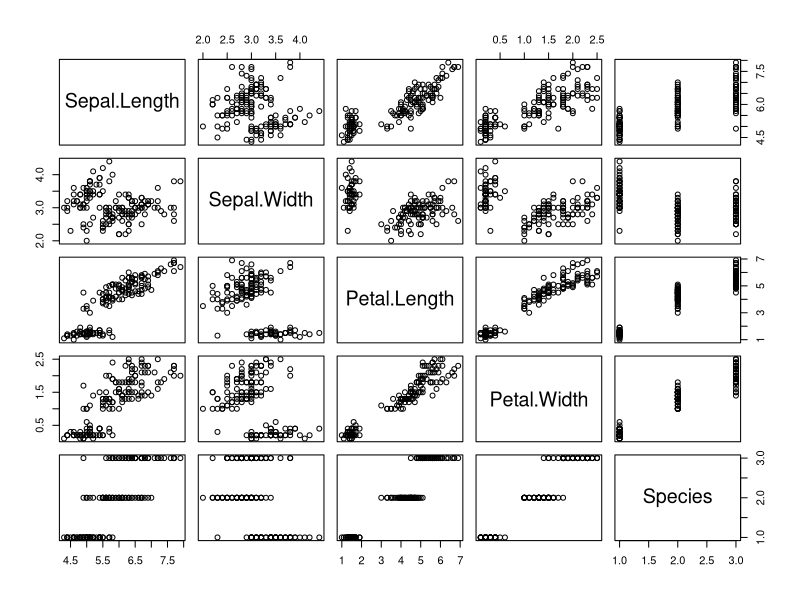
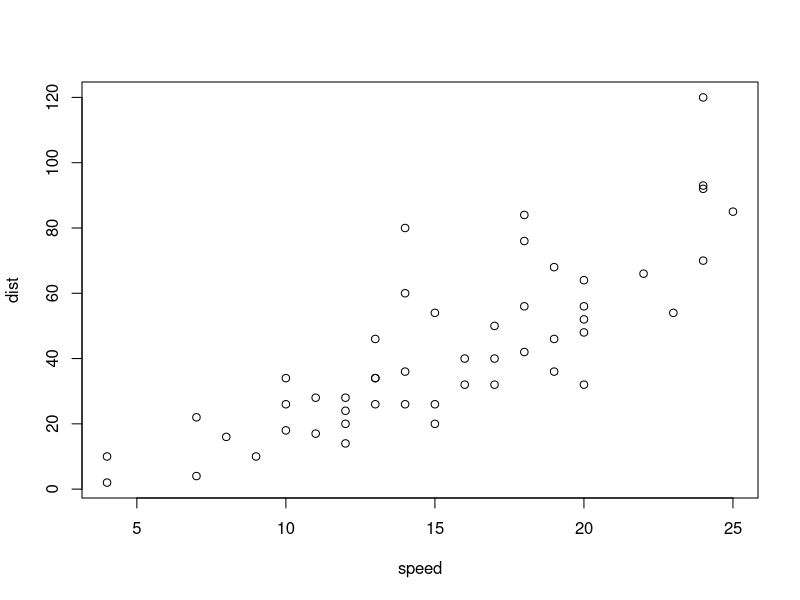
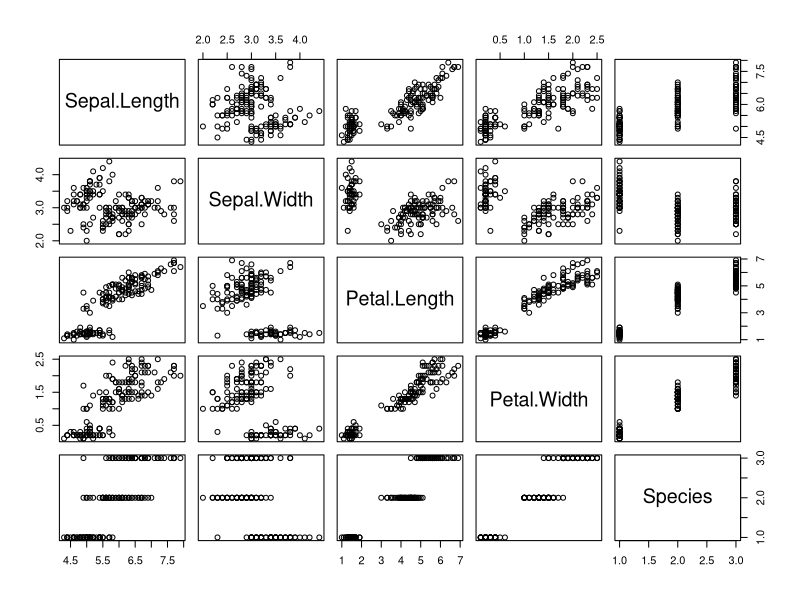

Recreate these plots in R, in order.
## ---- chunk 1
require(psych)
require(tidyverse)

head_tail <- function (df, n = 3, caption = "") {
  psych::headTail(df, top = n, bottom = n) %>% knitr::kable(caption = caption)
}
## ---- chunk 2
iris %>% head_tail(n = 2, caption = "knitr::kableでの表示例")
## ---- chunk 3
plot(iris)
## ---- chunk 4
plot(cars)
## ---- chunk 5
plot(iris)
## ---- chunk 6
mtcars %>% head_tail()
